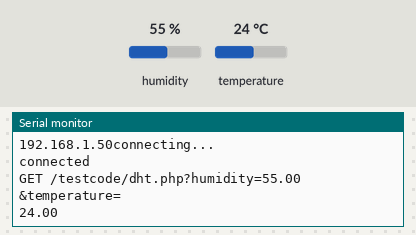
A sketch run on a simulated ESP8266 (NodeMCU). On the bench: the last lines printed to the serial monitor. The test bench sets the inputs (shaded band); at power-on: humidity 55 %, temperature 24 °C. WiFi joins after 1.5 s; servers stay silent unless stated.

Above: at 3.7 s.
3.8 s: humidity set to 22 %
At 6.4 s:
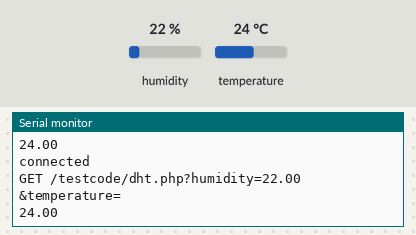
7.9 s: temperature set to 12 °C
At 9.7 s:
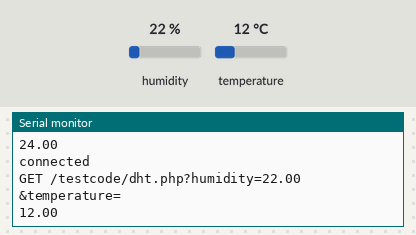
12.0 s: humidity set to 40 %
At 13.1 s:
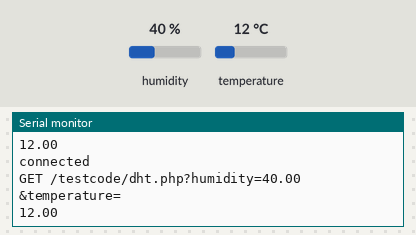
Timing chart, 0 to 15.0 s (numbered marks = the images above; inputs shaded):
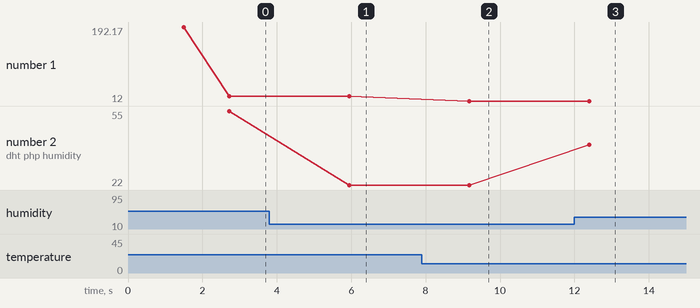

Measured:
- after the input at 3.8 s, the serial monitor: prints a new line after 2.2 s (image 1)
- after the input at 7.9 s, the serial monitor: prints a new line after 1.3 s (image 2)
- after the input at 12.0 s, the serial monitor: prints a new line after 0.40 s (image 3)
- plotted number 1: 24 → 12 after the input at 7.9 s
- plotted number 2: 55 → 22 after the input at 3.8 s, 22 → 40 after the input at 12.0 s

The sketch:

Arduino.DHT__.ino
```cpp
#include "DHT.h"
#include <ESP8266WiFi.h>
#include <WiFiClient.h>
#include <ESP8266WebServer.h>
#include <ESP8266mDNS.h>
#include <SPI.h>
#include <MFRC522.h>

#define DHTPIN D2

#define DHTTYPE DHT11

DHT dht(DHTPIN,DHTTYPE);

float humidityData;
float temperatureData;

 char* ssid = "JavaMaster";//
 char* password = "66666666";
//WiFiClient client;
char server[] = "192.168.1.35";   //eg: 192.168.0.222


WiFiClient client;


void setup()
{
 Serial.begin(115200);
  delay(1);
  dht.begin();
  // Connect to WiFi network
  Serial.println();
  Serial.println();
  Serial.print("Connecting to ");
  Serial.println(ssid);

  WiFi.begin(ssid, password);

  while (WiFi.status() != WL_CONNECTED) {
    delay(500);
    Serial.print(".");
  }
  Serial.println("");
  Serial.println("WiFi connected");

  // Start the server
//  server.begin();
  Serial.println("Server started");
  Serial.print(WiFi.localIP());
  delay(1000);
  Serial.println("connecting...");
 }
void loop()
{
  humidityData = dht.readHumidity();
  temperatureData = dht.readTemperature();
  Sending_To_phpmyadmindatabase();
  delay(3000); // interval
 }

 void Sending_To_phpmyadmindatabase()   //CONNECTING WITH MYSQL
 {
   if (client.connect(server, 80)) {
    Serial.println("connected");
    // Make a HTTP request:
    Serial.print("GET /testcode/dht.php?humidity=");
    client.print("GET /testcode/dht.php?humidity=");     //YOUR URL
    Serial.println(humidityData);
    client.print(humidityData);
    client.print("&temperature=");
    Serial.println("&temperature=");
    client.print(temperatureData);
    Serial.println(temperatureData);
    client.print(" ");      //SPACE BEFORE HTTP/1.1
    client.print("HTTP/1.1");
    client.println();
    client.println("Host: Your Local IP");
    client.println("Connection: close");
    client.println();
  } else {
    // if you didn't get a connection to the server:
    Serial.println("connection failed");
  }
 }
```
